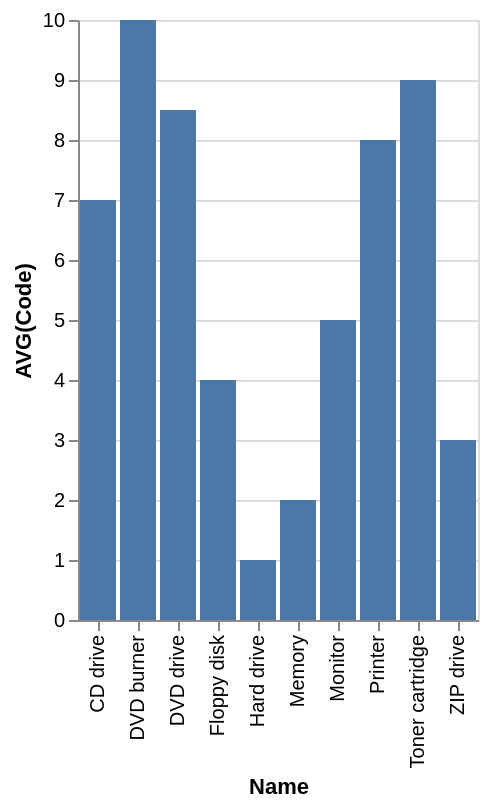

Write the Vega-Lite specification saved for this chart.
### Vega-Lite specification from a JSON file in a GitHub repository (floating-point values rounded to 4 significant figures)
{"data": {"values": [{"x_data": "CD drive", "y_data": 7}, {"x_data": "DVD burner", "y_data": 10}, {"x_data": "DVD drive", "y_data": 8.5}, {"x_data": "Floppy disk", "y_data": 4}, {"x_data": "Hard drive", "y_data": 1}, {"x_data": "Memory", "y_data": 2}, {"x_data": "Monitor", "y_data": 5}, {"x_data": "Printer", "y_data": 8}, {"x_data": "Toner cartridge", "y_data": 9}, {"x_data": "ZIP drive", "y_data": 3}]}, "mark": "bar", "encoding": {"x": {"field": "x_data", "type": "nominal", "title": "Name", "sort": "ascending"}, "y": {"field": "y_data", "type": "quantitative", "title": "AVG(Code)"}}}
